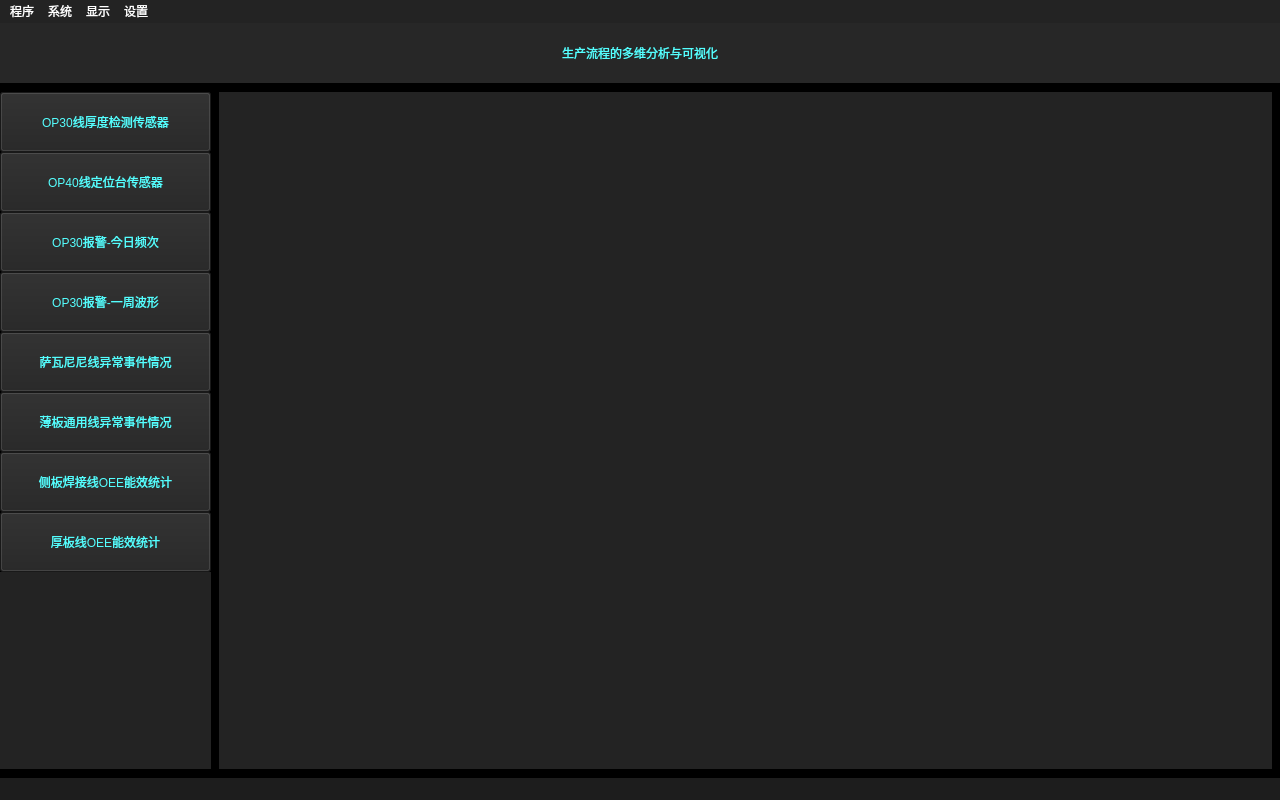
<?xml version="1.0" encoding="UTF-8"?>
<ui version="4.0">
 <class>MainWindow</class>
 <widget class="QMainWindow" name="MainWindow">
  <property name="geometry">
   <rect>
    <x>0</x>
    <y>0</y>
    <width>1280</width>
    <height>800</height>
   </rect>
  </property>
  <property name="windowTitle">
   <string>基于人工智能的生产流程分析与可视化系统</string>
  </property>
  <property name="styleSheet">
   <string notr="true">background-color: rgb(0, 0, 0);</string>
  </property>
  <widget class="QWidget" name="centralwidget">
   <layout class="QVBoxLayout" name="verticalLayout">
    <property name="spacing">
     <number>0</number>
    </property>
    <property name="leftMargin">
     <number>0</number>
    </property>
    <property name="topMargin">
     <number>0</number>
    </property>
    <property name="rightMargin">
     <number>0</number>
    </property>
    <property name="bottomMargin">
     <number>0</number>
    </property>
    <item>
     <widget class="QLabel" name="titleLabel">
      <property name="sizePolicy">
       <sizepolicy hsizetype="Preferred" vsizetype="MinimumExpanding">
        <horstretch>0</horstretch>
        <verstretch>0</verstretch>
       </sizepolicy>
      </property>
      <property name="minimumSize">
       <size>
        <width>0</width>
        <height>0</height>
       </size>
      </property>
      <property name="maximumSize">
       <size>
        <width>16777215</width>
        <height>60</height>
       </size>
      </property>
      <property name="styleSheet">
       <string notr="true">background-color: rgb(39, 39, 39);
font: 29pt &quot;宋体&quot;;
color: rgb(90, 174, 242);
color: rgb(255, 255, 255);
color: rgb(85, 255, 255);</string>
      </property>
      <property name="text">
       <string>生产流程的多维分析与可视化</string>
      </property>
      <property name="scaledContents">
       <bool>true</bool>
      </property>
      <property name="alignment">
       <set>Qt::AlignCenter</set>
      </property>
      <property name="wordWrap">
       <bool>false</bool>
      </property>
      <property name="indent">
       <number>0</number>
      </property>
     </widget>
    </item>
    <item>
     <widget class="QScrollArea" name="scrollArea">
      <property name="sizePolicy">
       <sizepolicy hsizetype="Expanding" vsizetype="Expanding">
        <horstretch>0</horstretch>
        <verstretch>0</verstretch>
       </sizepolicy>
      </property>
      <property name="frameShape">
       <enum>QFrame::NoFrame</enum>
      </property>
      <property name="verticalScrollBarPolicy">
       <enum>Qt::ScrollBarAsNeeded</enum>
      </property>
      <property name="widgetResizable">
       <bool>true</bool>
      </property>
      <widget class="QWidget" name="scrollAreaWidgetContents">
       <property name="geometry">
        <rect>
         <x>0</x>
         <y>0</y>
         <width>1280</width>
         <height>695</height>
        </rect>
       </property>
       <layout class="QHBoxLayout" name="horizontalLayout" stretch="0">
        <property name="spacing">
         <number>0</number>
        </property>
        <property name="leftMargin">
         <number>0</number>
        </property>
        <property name="topMargin">
         <number>9</number>
        </property>
        <property name="rightMargin">
         <number>0</number>
        </property>
        <property name="bottomMargin">
         <number>9</number>
        </property>
        <item>
         <layout class="QHBoxLayout" name="horizontalLayout_2" stretch="1,5">
          <property name="spacing">
           <number>8</number>
          </property>
          <property name="leftMargin">
           <number>0</number>
          </property>
          <property name="rightMargin">
           <number>8</number>
          </property>
          <item>
           <layout class="QVBoxLayout" name="verticalLayout_2" stretch="1,1,1,1,1,1,0,0,0">
            <property name="spacing">
             <number>0</number>
            </property>
            <item>
             <widget class="QPushButton" name="pushButton_1">
              <property name="sizePolicy">
               <sizepolicy hsizetype="Minimum" vsizetype="Fixed">
                <horstretch>0</horstretch>
                <verstretch>0</verstretch>
               </sizepolicy>
              </property>
              <property name="minimumSize">
               <size>
                <width>0</width>
                <height>60</height>
               </size>
              </property>
              <property name="styleSheet">
               <string notr="true">background-color: rgb(35, 35, 35);
font: 14pt &quot;宋体&quot;;
color: rgb(85, 255, 255);</string>
              </property>
              <property name="text">
               <string>OP30线厚度检测传感器</string>
              </property>
             </widget>
            </item>
            <item>
             <widget class="QPushButton" name="pushButton_2">
              <property name="minimumSize">
               <size>
                <width>0</width>
                <height>60</height>
               </size>
              </property>
              <property name="styleSheet">
               <string notr="true">background-color: rgb(35, 35, 35);
font: 14pt &quot;宋体&quot;;
color: rgb(85, 255, 255);</string>
              </property>
              <property name="text">
               <string>OP40线定位台传感器</string>
              </property>
             </widget>
            </item>
            <item>
             <widget class="QPushButton" name="pushButton_3">
              <property name="minimumSize">
               <size>
                <width>0</width>
                <height>60</height>
               </size>
              </property>
              <property name="styleSheet">
               <string notr="true">background-color: rgb(35, 35, 35);
font: 14pt &quot;宋体&quot;;
color: rgb(85, 255, 255);</string>
              </property>
              <property name="text">
               <string>OP30报警-今日频次</string>
              </property>
             </widget>
            </item>
            <item>
             <widget class="QPushButton" name="pushButton_4">
              <property name="minimumSize">
               <size>
                <width>0</width>
                <height>60</height>
               </size>
              </property>
              <property name="styleSheet">
               <string notr="true">background-color: rgb(35, 35, 35);
font: 14pt &quot;宋体&quot;;
color: rgb(85, 255, 255);</string>
              </property>
              <property name="text">
               <string>OP30报警-一周波形</string>
              </property>
             </widget>
            </item>
            <item>
             <widget class="QPushButton" name="pushButton_5">
              <property name="minimumSize">
               <size>
                <width>0</width>
                <height>60</height>
               </size>
              </property>
              <property name="styleSheet">
               <string notr="true">background-color: rgb(35, 35, 35);
font: 14pt &quot;宋体&quot;;
color: rgb(85, 255, 255);</string>
              </property>
              <property name="text">
               <string>萨瓦尼尼线异常事件情况</string>
              </property>
             </widget>
            </item>
            <item>
             <widget class="QPushButton" name="pushButton_6">
              <property name="enabled">
               <bool>true</bool>
              </property>
              <property name="sizePolicy">
               <sizepolicy hsizetype="Minimum" vsizetype="Fixed">
                <horstretch>0</horstretch>
                <verstretch>0</verstretch>
               </sizepolicy>
              </property>
              <property name="minimumSize">
               <size>
                <width>0</width>
                <height>60</height>
               </size>
              </property>
              <property name="styleSheet">
               <string notr="true">background-color: rgb(35, 35, 35);
font: 14pt &quot;宋体&quot;;
color: rgb(85, 255, 255);</string>
              </property>
              <property name="text">
               <string>薄板通用线异常事件情况</string>
              </property>
             </widget>
            </item>
            <item>
             <widget class="QPushButton" name="pushButton_7">
              <property name="minimumSize">
               <size>
                <width>0</width>
                <height>60</height>
               </size>
              </property>
              <property name="styleSheet">
               <string notr="true">background-color: rgb(35, 35, 35);
font: 14pt &quot;宋体&quot;;
color: rgb(85, 255, 255);</string>
              </property>
              <property name="text">
               <string>侧板焊接线OEE能效统计</string>
              </property>
             </widget>
            </item>
            <item>
             <widget class="QPushButton" name="pushButton_8">
              <property name="minimumSize">
               <size>
                <width>0</width>
                <height>60</height>
               </size>
              </property>
              <property name="styleSheet">
               <string notr="true">background-color: rgb(35, 35, 35);
font: 14pt &quot;宋体&quot;;
color: rgb(85, 255, 255);</string>
              </property>
              <property name="text">
               <string>厚板线OEE能效统计</string>
              </property>
             </widget>
            </item>
            <item>
             <widget class="QLabel" name="label_2">
              <property name="styleSheet">
               <string notr="true">background-color: rgb(35, 35, 35);</string>
              </property>
              <property name="text">
               <string/>
              </property>
             </widget>
            </item>
           </layout>
          </item>
          <item>
           <widget class="QLabel" name="graphLabel">
            <property name="styleSheet">
             <string notr="true">background-color: rgb(35, 35, 35);</string>
            </property>
            <property name="text">
             <string/>
            </property>
           </widget>
          </item>
         </layout>
        </item>
       </layout>
      </widget>
     </widget>
    </item>
   </layout>
  </widget>
  <widget class="QStatusBar" name="statusbar">
   <property name="styleSheet">
    <string notr="true">background-color: rgb(29, 29, 29);
color: rgb(255, 255, 255);</string>
   </property>
  </widget>
  <widget class="QMenuBar" name="menuBar">
   <property name="geometry">
    <rect>
     <x>0</x>
     <y>0</y>
     <width>1280</width>
     <height>23</height>
    </rect>
   </property>
   <property name="styleSheet">
    <string notr="true">background-color: rgb(35, 35, 35);
selection-background-color: rgb(100, 100, 100);
color: rgb(255, 255, 255);</string>
   </property>
   <widget class="QMenu" name="processMenu">
    <property name="title">
     <string>程序</string>
    </property>
    <addaction name="start"/>
    <addaction name="stop"/>
   </widget>
   <widget class="QMenu" name="systemMenu">
    <property name="title">
     <string>系统</string>
    </property>
    <addaction name="chen1"/>
    <addaction name="chen2"/>
    <addaction name="li"/>
    <addaction name="yv1"/>
    <addaction name="yv2"/>
    <addaction name="wang"/>
    <addaction name="pan"/>
    <addaction name="yue"/>
   </widget>
   <widget class="QMenu" name="setupMenu">
    <property name="title">
     <string>设置</string>
    </property>
    <addaction name="openConfigFile"/>
   </widget>
   <widget class="QMenu" name="viewMenu">
    <property name="title">
     <string>显示</string>
    </property>
    <addaction name="fullScreen"/>
    <addaction name="exitFullScreen"/>
   </widget>
   <addaction name="processMenu"/>
   <addaction name="systemMenu"/>
   <addaction name="viewMenu"/>
   <addaction name="setupMenu"/>
  </widget>
  <action name="openConfigFile">
   <property name="text">
    <string>打开配置文件</string>
   </property>
  </action>
  <action name="start">
   <property name="text">
    <string>启动</string>
   </property>
  </action>
  <action name="stop">
   <property name="text">
    <string>终止</string>
   </property>
  </action>
  <action name="chen1">
   <property name="text">
    <string>智能异常事件监测与保护系统</string>
   </property>
  </action>
  <action name="chen2">
   <property name="text">
    <string>产品工件智能角度检测系统</string>
   </property>
  </action>
  <action name="li">
   <property name="text">
    <string>传感器数据采集分析与可视化系统</string>
   </property>
  </action>
  <action name="yv1">
   <property name="text">
    <string>生产线报警智能检测分析系统</string>
   </property>
  </action>
  <action name="yv2">
   <property name="text">
    <string>工厂CPS产线建模与分析系统</string>
   </property>
  </action>
  <action name="wang">
   <property name="text">
    <string>工厂侧板效率智能检测系统</string>
   </property>
  </action>
  <action name="pan">
   <property name="text">
    <string>产品包装配件完整性监测系统</string>
   </property>
  </action>
  <action name="yue">
   <property name="text">
    <string>厚板线OEE效率检测系统</string>
   </property>
  </action>
  <action name="fullScreen">
   <property name="text">
    <string>全屏模式</string>
   </property>
  </action>
  <action name="exitFullScreen">
   <property name="text">
    <string>退出全屏</string>
   </property>
  </action>
 </widget>
 <resources/>
 <connections/>
</ui>
